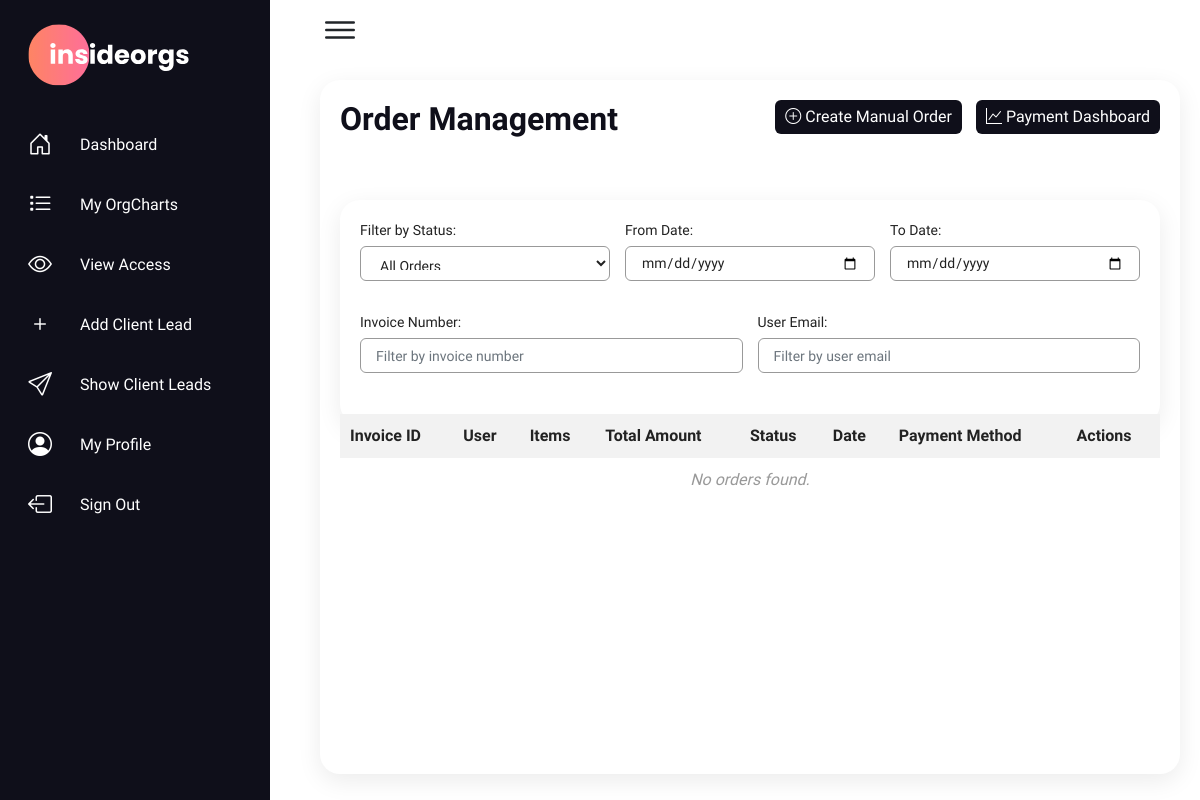
Before: /orders/ (signed in) with the older database file.
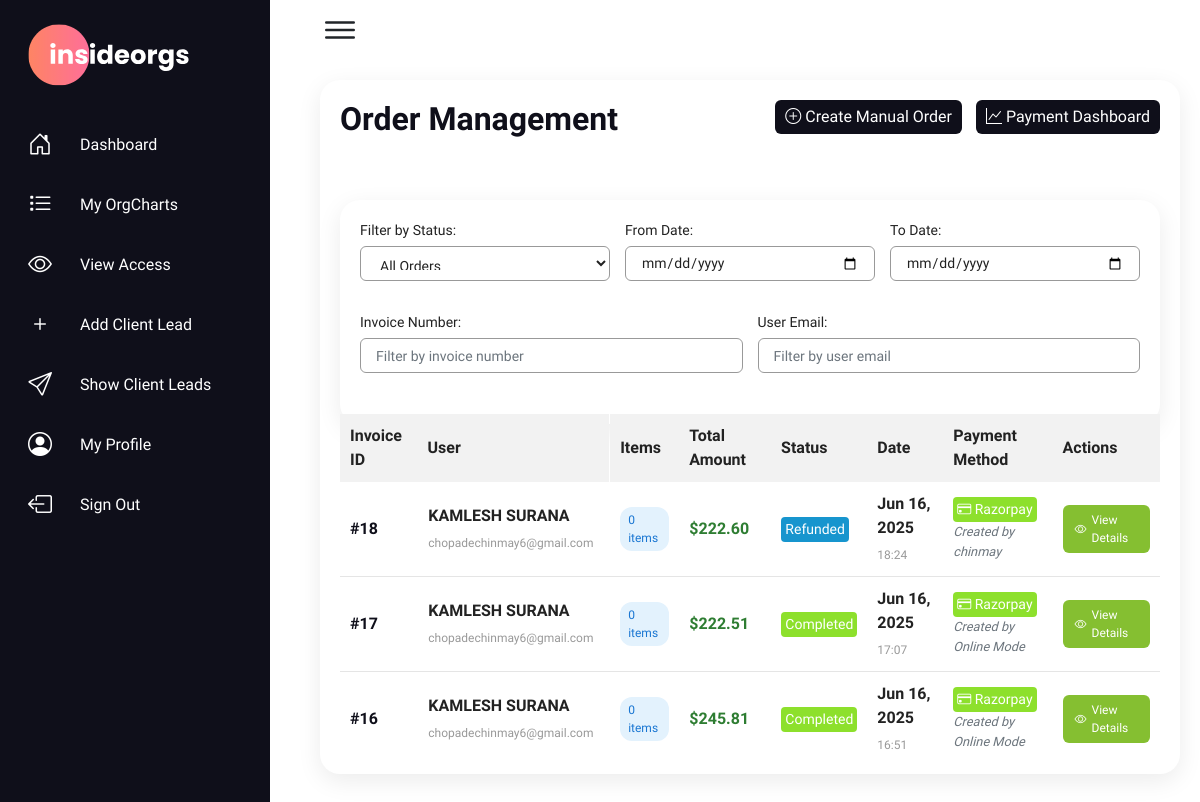
After: the same page with the newer database file.
### myapp/models.py (models this page shows, shortened)
class Order(models.Model):
    ORDER_STATUS_CHOICES = [
        ('pending', 'Pending'),
        ('completed', 'Completed'),
        ('failed', 'Failed'),
        ('refunded', 'Refunded'),
        ('expired', 'Expired'),
    ]
    user = models.ForeignKey(User, on_delete=models.CASCADE, related_name='orders')
    order_id = models.CharField(max_length=100, unique=True)
    payment_id = models.CharField(max_length=100, blank=True, null=True)
    razorpay_order_id = models.CharField(max_length=100, blank=True, null=True)
    razorpay_payment_id = models.CharField(max_length=100, blank=True, null=True)
    total_amount = models.DecimalField(max_digits=10, decimal_places=2)
    base_amount = models.DecimalField(max_digits=10, decimal_places=2, default=0)
    processing_fee = models.DecimalField(max_digits=10, decimal_places=2, default=0, help_text="5.5% processing fee")
    billing_name = models.CharField(max_length=200, blank=True, null=True)
    billing_address = models.TextField(blank=True, null=True)
    billing_phone = models.CharField(max_length=20, blank=True, null=True)
    currency = models.CharField(max_length=3, default='USD')
    status = models.CharField(max_length=20, choices=ORDER_STATUS_CHOICES, default='pending')
    created_by = models.ForeignKey(User, on_delete=models.SET_NULL, null=True, blank=True, related_name='created_orders', help_text="Admin who manually created this order")
    created_at = models.DateTimeField(auto_now_add=True)
    updated_at = models.DateTimeField(auto_now=True)
    payment_method = models.CharField(max_length=20, blank=True, null=True, default='')
    items_data = models.JSONField(default=list)
    applied_coupon = models.ForeignKey('Coupon', on_delete=models.SET_NULL, null=True, blank=True, related_name='orders')
    coupon_code = models.CharField(max_length=50, blank=True, null=True, help_text="Coupon code used (stored for historical record)")
    discount_amount = models.DecimalField(max_digits=10, decimal_places=2, default=0, help_text="Amount discounted by coupon")
    class Meta:
        ordering = ['-created_at']

### myapp/views.py (the view)
# urls.py: path('orders/', views.admin_orders, name='admin_orders'),
@login_required
@user_passes_test(lambda u: u.is_superuser)
def admin_orders(request):
    orders = Order.objects.select_related('user', 'created_by').all().order_by('-created_at')
    from django.core.paginator import Paginator
    paginator = Paginator(orders, 25)  # Show 25 orders per page
    page_number = request.GET.get('page')
    page_obj = paginator.get_page(page_number)
    context = {
        'orders': page_obj,  # This contains the paginated orders
        'page_obj': page_obj,
        'is_paginated': page_obj.has_other_pages(),
    }
    return render(request, 'admin_orders.html', context)

### myapp/templates/admin_orders.html (shortened to what this page needs)
{% extends 'base_index.html' %}
{% block content %}
<div class="details">
    <div class="recentOrders">        <div class="cardHeader">
            <h2>Order Management</h2>
            <div>
                <a href="{% url 'create_manual_order_dashboard' %}" class="btn" style="margin-right: 10px;">
                    <i class="bi bi-plus-circle"></i> Create Manual Order
                </a>
                <a href="/payment-dashboard/" class="btn">
                    <i class="bi bi-graph-up"></i> Payment Dashboard
                </a>
            </div>
        </div>
        <div class="filter-section">
                <div class="filter-row">
                    <div class="form-group">
                        <label for="statusFilter" class="form-label">Filter by Status:</label>
                        <select id="statusFilter" class="form-control" onchange="filterOrders()">
                            <option value="">All Orders</option>
                        </select>
                    </div>
                    <div class="form-group">
                        <label for="dateFrom" class="form-label">From Date:</label>
                        <input type="date" id="dateFrom" class="form-control" onchange="filterOrders()">
                    </div>
                    <div class="form-group">
                        <label for="dateTo" class="form-label">To Date:</label>
                        <input type="date" id="dateTo" class="form-control" onchange="filterOrders()">
                    </div>
                </div>
                <div class="filter-row">
                    <div class="form-group">
                         <label for="invoiceFilter" class="form-label">Invoice Number:</label>
                        <input type="text" id="invoiceFilter" class="form-control" placeholder="Filter by invoice number" onkeyup="filterOrders()">
                    </div>
                     <div class="form-group">
                        <label for="userFilter" class="form-label">User Email:</label>
                        <input type="text" id="userFilter" class="form-control" placeholder="Filter by user email" onkeyup="filterOrders()">
                    </div>
                </div>
            </div>
        <div class="table-container">
                <table id="ordersTable">
                    <thead>
                        <tr>                            <td>Invoice ID</td>
                            <td>User</td>
                            <td>Items</td>
                            <td>Total Amount</td>
                            <td>Status</td>
                            <td>Date</td>
                            <td>Payment Method</td>
                            <td>Actions</td>
                        </tr>
                    </thead>
                    <tbody>
                        {% for order in orders %}
                        <tr class="order-row"
                            data-order-id="{{ order.id }}"
                            data-status="{{ order.status }}"
                            data-user="{{ order.user.email }}"
                            data-date="{{ order.created_at|date:'Y-m-d' }}">
                            <td>
                                <span class="order-id">#{{ order.id }}</span>
                            </td>
                            <td>
                                <div class="user-info">
                                    <strong>{{ order.user.first_name }} {{ order.user.last_name }}</strong>
                                    <small>{{ order.user.email }}</small>
                                </div>
                            </td>
                            <td>
                                <span class="item-count">{{ order.order_items.count }} item{{ order.order_items.count|pluralize }}</span>
                            </td>
                            <td>
                                <span class="amount">${{ order.total_amount }}</span>
                            </td>
                            <td>
                                <span class="status
                                    {% if order.status == 'completed' %}status-delivered
                                    {% elif order.status == 'pending' %}status-pending
                                    {% elif order.status == 'failed' %}status-return
                                    {% else %}status-inprogress{% endif %}">
                                    {{ order.get_status_display }}
                                </span>
                            </td>                            <td>
                                <div class="date-info">
                                    <strong>{{ order.created_at|date:'M d, Y' }}</strong>
                                    <small>{{ order.created_at|time:'H:i' }}</small>
                                </div>
                            </td>                            <td>
                                {% if order.payment_method == 'razorpay' %}
                                    <span class="status status-delivered">
                                        <i class="bi bi-credit-card"></i> Razorpay
                                    </span>
                                {% elif order.payment_method == 'bank_transfer' %}
                                    <span class="status status-pending">
                                        <i class="bi bi-bank"></i> Bank Transfer
                                    </span>
                                {% elif order.payment_method == 'marked_paid' %}
                                    <span class="status status-inprogress">
                                        <i class="bi bi-person-check"></i> Marked as Paid
                                    </span>
                                {% else %}
                                    <span class="status status-return">
                                        <i class="bi bi-question-circle"></i> {{ order.payment_method|default:"Unknown" }}
                                    </span>
                                {% endif %}
                                {% if order.created_by %}
                                    <small class="text-muted d-block">Created by {{ order.created_by.username }}</small>
                                {% else %}
                                    <small class="text-muted d-block">Created by Online Mode</small>
                                {% endif %}
                            </td>
                            <td>
                                <a href="/orders/{{ order.id }}/" class="btn-view">
                                    <i class="bi bi-eye"></i> View Details
                                </a>
                            </td>
                        </tr>
                        {% empty %}
                        <tr>
                            <td colspan="8" class="text-center">No orders found.</td>
                        </tr>
                        {% endfor %}
                    </tbody>
                </table>
            </div>
        </div>    </div>
</div>
{% endblock %}

### myapp/templates/base_index.html (shortened to what this page needs)
<!DOCTYPE html>
<html lang="en">
<head>
    {% load static %}
    <link rel="stylesheet" href="https://stackpath.bootstrapcdn.com/bootstrap/4.5.2/css/bootstrap.min.css">
    <link rel="stylesheet" href="https://cdn.jsdelivr.net/npm/bootstrap-icons@1.11.3/font/bootstrap-icons.min.css">
</head>
<body>
    {% if user.is_authenticated %}
    <div class="container1">
        <div class="navigation">            <ul class="menunavigation">
                <li>
                    <a href="/">
                                               <span class="title" style="margin-top: 10px; margin-bottom: 5px;"><img src="/media/img/logo.svg" alt="" height="90px" width="auto"></span>
                    </a>
                </li>
                <li>
                    <a href="/">
                        <span class="icon">
                            <i class="bi bi-house-door"></i>
                        </span>
                        <span class="title">Dashboard</span>
                    </a>
                </li>
                <li>
                    <a href="/org/list">
                        <span class="icon">
                            <i class="bi bi-list-task"></i>
                        </span>
                        <span class="title">My OrgCharts</span>
                    </a>
                </li>
                {% if user.is_staff %}
                <li>
                    <a href="/org/access">
                        <span class="icon">
                            <i class="bi bi-eye"></i>
                        </span>
                        <span class="title">View Access</span>
                    </a>
                </li>
                <li>
                    <a href="/client/details/add">
                        <span class="icon">
                            <i class="bi bi-plus"></i>
                        </span>
                        <span class="title">Add Client Lead</span>
                    </a>
                </li>
                <li>
                    <a href="/client/details/show">
                        <span class="icon">
                            <i class="bi bi-send"></i>
                        </span>
                        <span class="title">Show Client Leads</span>
                    </a>
                </li>
                {% endif %}
                <li>
                    <a href="/user/profile/">
                        <span class="icon">
                            <i class="bi bi-person-circle"></i>
                        </span>
                        <span class="title">My Profile</span>
                    </a>
                </li>
                <li>
                    <a href="/signout">
                        <span class="icon">
                            <i class="bi bi-box-arrow-left"></i>
                        </span>
                        <span class="title">Sign Out</span>
                    </a>
                </li>
            </ul>
        </div>
	<div class="main">
            <div class="topbar">
                <div class="toggle">
                    <ion-icon name="menu-outline"></ion-icon>
                </div>
            </div>
            {% block content %}{% endblock %}
        </div>
    {% endif %}
    {% load static %}
    <link rel="stylesheet" href="{% static 'home/css/style.css' %}">
</body>
</html>

Changed rows visible on the page:
added Order: id "18", user.first_name "KAMLESH", user.last_name "SURANA", user.email "chopadechinmay6@gmail.com", order_items.count "0", total_amount "222.60", status "Refunded", created_at "Jun 16, 2025", created_at "18:24", payment_method "razorpay" (drawn), created_by.username "chinmay"
added Order: id "17", user.first_name "KAMLESH", user.last_name "SURANA", user.email "chopadechinmay6@gmail.com", order_items.count "0", total_amount "222.51", status "Completed", created_at "Jun 16, 2025", created_at "17:07", payment_method "razorpay" (drawn), shows "Created by Online Mode"
added Order: id "16", user.first_name "KAMLESH", user.last_name "SURANA", user.email "chopadechinmay6@gmail.com", order_items.count "0", total_amount "245.81", status "Completed", created_at "Jun 16, 2025", created_at "16:51", payment_method "razorpay" (drawn), shows "Created by Online Mode"
Other visible differences:
text no longer shown: "No orders found."
